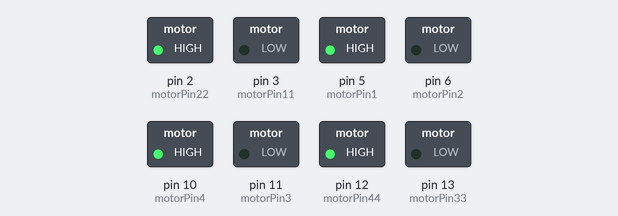
Recording of a sketch running on a simulated Arduino Uno, built with avr-gcc and run on an emulated ATmega328P. On the bench: switched loads named in the sketch (green lamp = pin HIGH).

Above: at 4.0 s.
At 10.0 s:
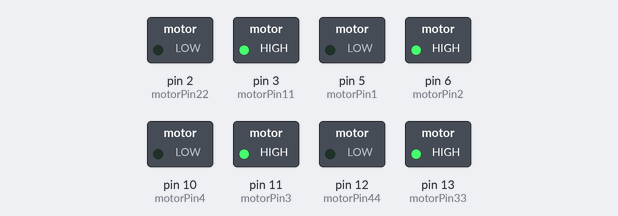
Timing chart, 0 to 15.6 s (numbered marks = the images above):
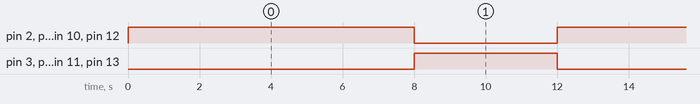

The sketch:

4_motors_circuit.ino
```cpp
//Motor A
const int motorPin1  = 5;  // Pin 14 of L293
const int motorPin2  = 6;  // Pin 10 of L293
//Motor B
const int motorPin3  = 11; // Pin  7 of L293
const int motorPin4  = 10;  // Pin  2 of L293
//Motor C
const int motorPin11  = 3;  // Pin 14 of L293
const int motorPin22  = 2;  // Pin 10 of L293
//Motor D
 int motorPin33  = 13; // Pin  7 of L293
 int motorPin44  = 12;  // Pin  2 of L293

void setup()
{
  //A and B
pinMode(11, OUTPUT);
pinMode(10, OUTPUT);
pinMode(6, OUTPUT);
pinMode(5, OUTPUT);
  //c and D
pinMode(13, OUTPUT);
pinMode(12, OUTPUT);
pinMode(3, OUTPUT);
pinMode(2, OUTPUT);
}
void loop(){


    //This code  will turn Motor A and B forward for 8 sec.
    digitalWrite(motorPin1, HIGH);
    digitalWrite(motorPin2, LOW);
    digitalWrite(motorPin3, LOW);
    digitalWrite(motorPin4, HIGH);
    //delay(8000);
    //This code  will turn Motor C and D forward for 8 sec.
    digitalWrite(motorPin11, LOW);
    digitalWrite(motorPin22, HIGH);
    digitalWrite(motorPin33, LOW);
    digitalWrite(motorPin44, HIGH);
    delay(8000);

     //This code will turn Motor A and B backward for 4 sec.
    digitalWrite(motorPin1, LOW);
    digitalWrite(motorPin2, HIGH);
    digitalWrite(motorPin3, HIGH);
    digitalWrite(motorPin4, LOW);
   // delay(4000);
   //This code will turn Motor C and D backward for 4 sec.
    digitalWrite(motorPin11, HIGH);
    digitalWrite(motorPin22, LOW);
    digitalWrite(motorPin33, HIGH);
    digitalWrite(motorPin44, LOW);
    delay(4000);

}
```

Measured:
- by itself, pin 2 (motorPin22), pin 5 (motorPin1), pin 10 (motorPin4), pin 12 (motorPin44): alternates HIGH for 8.0 s and LOW for 4.0 s
- by itself, pin 3 (motorPin11), pin 6 (motorPin2), pin 11 (motorPin3), pin 13 (motorPin33): alternates HIGH for 4.0 s and LOW for 8.0 s
